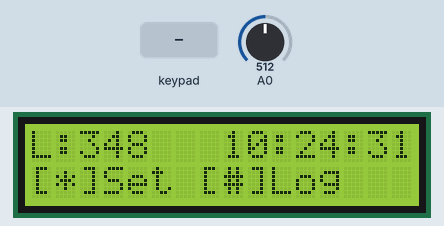
A sketch run on a simulated Arduino Uno, built with avr-gcc and run on an emulated ATmega328P. Parts: 16×2 character LCD. Inputs (shaded band) come from the test bench; at power-on: A0 = 512. The local clock reads 2024-03-15 10:24:30 at power-on unless the sketch sets it; EEPROM starts erased; what the sketch prints to the serial monitor is not drawn.

Above: at 1.7 s.
1.8 s: key '#' pressed
At 3.3 s:
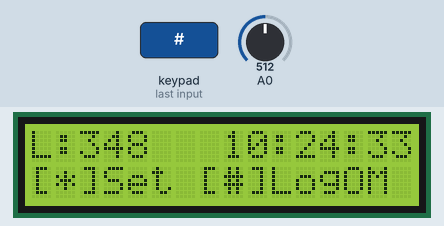
4.1 s: keypad keys 1 3 9 7 2 2 2 # pressed 0.4 s apart
At 8.6 s:
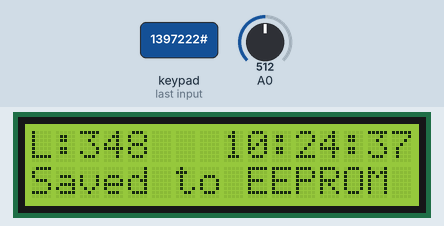
10.2 s: key '*' pressed
At 11.4 s:
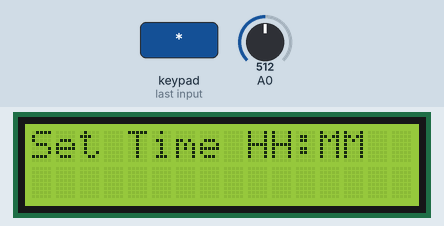
11.7 s: keypad keys 9 1 0 1 1 1 2 pressed 0.4 s apart
At 14.4 s:
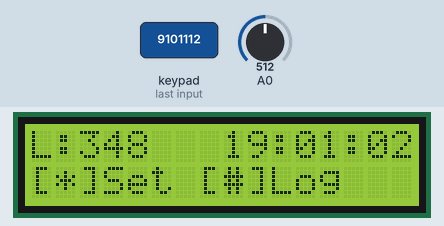
16.0 s: A0 set to 122
At 16.8 s:
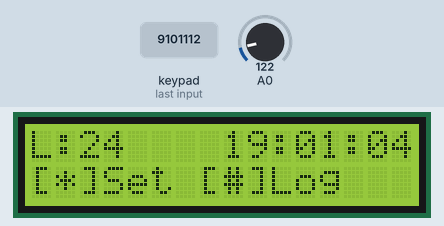
17.5 s: A0 set to 0
At 18.9 s:
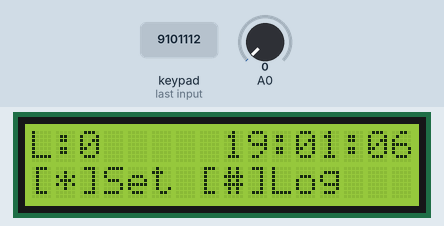
Timing chart, 0 to 20.5 s (numbered marks = the images above; inputs shaded):
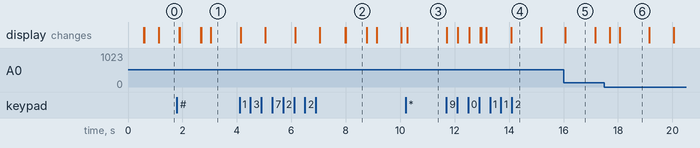

Measured:
- after the input at 1.8 s, the display: first changes after 0.08 s (image 1 shows a later state)
- after the input at 4.1 s, the display: first differs from a run without the input after 3.9 s (image 2 shows a later state)
- after the input at 10.2 s, the display: changes after 0.05 s (image 3)
- after the input at 11.7 s, the display: first changes at once (image 4 shows a later state)
- what the display in image 2 shows lasts 0.8 s, from 8.0 s to 8.8 s
- what the display in image 5 shows lasts 1.1 s, from 16.1 s to 17.2 s

The sketch:

sketch_nov20c.ino
```cpp
#include <Arduino_FreeRTOS.h>
#include <LiquidCrystal_I2C.h>
#include <Wire.h>
#include <RTClib.h>  // Подключаем RTClib
#include <Keypad.h>
#include <EEPROM.h>
#include <queue.h>
#include <semphr.h>

DS1302 rtc;

// LCD
LiquidCrystal_I2C lcd(0x27, 16, 2);

// КЛАВИАТУРА (Настройка для 4x3 или 4x4)
const byte ROWS = 4;
const byte COLS = 4;
char keys[ROWS][COLS] = {
  {'1','2','3', 'A'},
  {'4','5','6', 'B'},
  {'7','8','9', 'C'},
  {'*','0','#', 'D'}
};
byte rowPins[ROWS] = {9, 10, 11, 12};
byte colPins[COLS] = {A1, A2, A3, A4};
Keypad keypad = Keypad( makeKeymap(keys), rowPins, colPins, ROWS, COLS );

// --- ГЛОБАЛЬНЫЕ ПЕРЕМЕННЫЕ RTOS ---
QueueHandle_t xLuxQueue;
QueueHandle_t xLogQueue;
SemaphoreHandle_t xRTCMutex;  // Обязательно нужен мьютекс для RTC

// Структура для логгера (Задание 9)
struct LogData {
  uint8_t day;
  uint8_t month;
  uint8_t hour;
  uint8_t minute;
  uint8_t second;
  float lux;
  char label[8]; // "ManRec" + \0
};

// Калибровочные данные
struct CalibrationPoint {
  int adc;
  float lux;
};
const CalibrationPoint CalibrationData[] = {
  {0, 0.0}, {50, 1.0}, {200, 50.0}, {450, 200.0}, {700, 800.0}, {1023, 2500.0}
};
const int CalibrationSize = sizeof(CalibrationData) / sizeof(CalibrationPoint);

// --- ПРОТОТИПЫ ---
float calculateLuxFromADC(int adcValue);
void vTaskMeasure(void *pvParameters);
void vTaskDisplayUI(void *pvParameters);
void vTaskRTCReport(void *pvParameters);
void vTaskEEPROM(void *pvParameters);

// --- SETUP ---
void setup() {
  Serial.begin(9600);

  // Инициализация LCD
  lcd.init();
  lcd.backlight();

  delay(500); // Даем модулю проснуться
  // Инициализация RTC
  rtc.begin();

  // Проверка, запущены ли часы. Если нет - ставим время компиляции.
  if (!rtc.isrunning()) {
    Serial.println(F("RTC is NOT running!"));
    // Следующая строка устанавливает время компиляции скетча
    rtc.adjust(DateTime(F(__DATE__), F(__TIME__)));
  }

  // Создание ресурсов ОС
  xLuxQueue = xQueueCreate(1, sizeof(float));
  xLogQueue = xQueueCreate(2, sizeof(LogData));
  xRTCMutex = xSemaphoreCreateMutex();

  if (xLuxQueue && xLogQueue && xRTCMutex) {
    // Создание задач
    // Распределение стека критично для Uno (всего 2Кб RAM)
    xTaskCreate(vTaskMeasure, "Meas", 100, NULL, 3, NULL);
    xTaskCreate(vTaskDisplayUI, "UI", 210, NULL, 2, NULL); // UI требует больше стека
    xTaskCreate(vTaskRTCReport, "SerRTC", 130, NULL, 1, NULL);
    xTaskCreate(vTaskEEPROM, "Log", 100, NULL, 1, NULL);

    Serial.println(F("System Started (RTClib version)"));
  } else {
    lcd.print("RAM Fail");
    while(1);
  }
}

void loop() {}

// --- 1. ЗАДАЧА ИЗМЕРЕНИЯ ---
void vTaskMeasure(void *pvParameters) {
  float lux;
  for (;;) {
    int adc = analogRead(A0);
    lux = calculateLuxFromADC(adc);
    xQueueOverwrite(xLuxQueue, &lux);
    vTaskDelay(pdMS_TO_TICKS(200));
  }
}

// --- 2. ЗАДАЧА ИНТЕРФЕЙСА (LCD + KEYPAD) ---
void vTaskDisplayUI(void *pvParameters) {
  float currentLux = 0.0;
  char timeBuffer[10]; // "HH:MM:SS"

  for (;;) {
    // Получаем Lux
    xQueueReceive(xLuxQueue, &currentLux, 0);

    // Получаем Время (RTClib создает объект DateTime, это требует защиты мьютексом)
    DateTime now;
    if (xSemaphoreTake(xRTCMutex, pdMS_TO_TICKS(100)) == pdPASS) {
      now = rtc.now();
      xSemaphoreGive(xRTCMutex);
    }

    // Форматирование времени вручную (sprintf ест много памяти, но удобен)
    sprintf(timeBuffer, "%02d:%02d:%02d", now.hour(), now.minute(), now.second());

    // Вывод на LCD
    lcd.setCursor(0, 0);
    lcd.print("L:"); lcd.print((int)currentLux); lcd.print("   ");
    lcd.setCursor(8, 0);
    lcd.print(timeBuffer);

    lcd.setCursor(0, 1);
    lcd.print("[*]Set [#]Log");

    // Обработка клавиатуры
    char key = keypad.getKey();

    // --- УСТАНОВКА ВРЕМЕНИ (Задание 8) ---
    if (key == '*') {
      lcd.clear();
      lcd.print("Set Time HH:MM");
      lcd.setCursor(0, 1);

      char inputBuf[5]; // 4 цифры + 0
      byte count = 0;

      // Простой цикл ввода (блокирующий эту задачу, но не всю ОС)
      while (count < 4) {
        char k = keypad.getKey();
        if (k >= '0' && k <= '9') {
          inputBuf[count] = k;
          lcd.print(k);
          count++;
        }
        // Важно: даем подышать другим задачам (RTC в serial, измерениям)
        vTaskDelay(pdMS_TO_TICKS(50));
      }

      int h = (inputBuf[0]-'0')*10 + (inputBuf[1]-'0');
      int m = (inputBuf[2]-'0')*10 + (inputBuf[3]-'0');

      if (xSemaphoreTake(xRTCMutex, portMAX_DELAY) == pdPASS) {
        // RTClib требует полной даты для установки времени.
        // Мы берем текущую дату и подставляем новое время.
        DateTime current = rtc.now();
        rtc.adjust(DateTime(current.year(), current.month(), current.day(), h, m, 0));
        xSemaphoreGive(xRTCMutex);
      }
      lcd.clear();
    }

    // --- ЗАПИСЬ В LOG (Задание 9) ---
    else if (key == '#') {
      LogData entry;
      entry.lux = currentLux;
      entry.day = now.day();
      entry.month = now.month();
      entry.hour = now.hour();
      entry.minute = now.minute();
      entry.second = now.second();
      strcpy(entry.label, "ManRec");

      xQueueSend(xLogQueue, &entry, 0);

      lcd.setCursor(0, 1);
      lcd.print("Saved to EEPROM");
      vTaskDelay(pdMS_TO_TICKS(600));
    }

    vTaskDelay(pdMS_TO_TICKS(150));
  }
}

// --- 3. ЗАДАЧА RTC REPORT (SERIAL) ---
void vTaskRTCReport(void *pvParameters) {
  for (;;) {
    if (xSemaphoreTake(xRTCMutex, pdMS_TO_TICKS(200)) == pdPASS) {
      DateTime now = rtc.now();
      xSemaphoreGive(xRTCMutex); // Сразу отдаем мьютекс, чтобы не держать UI

      Serial.print(F("RTC: "));
      Serial.print(now.hour()); Serial.print(':');
      Serial.print(now.minute()); Serial.print(':');
      Serial.println(now.second());
    }
    vTaskDelay(pdMS_TO_TICKS(1000));
  }
}

// --- 4. ЗАДАЧА EEPROM ---
void vTaskEEPROM(void *pvParameters) {
  LogData data;
  int addr = 0;

  for (;;) {
    if (xQueueReceive(xLogQueue, &data, portMAX_DELAY) == pdPASS) {
      Serial.print(F("Writing Log... "));

      EEPROM.put(addr, data);

      Serial.print(F("Addr: ")); Serial.println(addr);

      addr += sizeof(LogData);
      if (addr > (int)(EEPROM.length() - sizeof(LogData))) addr = 0;
    }
  }
}

// --- МАТЕМАТИКА ---
float calculateLuxFromADC(int adcValue) {
   if (adcValue <= CalibrationData[0].adc) return CalibrationData[0].lux;
   if (adcValue >= CalibrationData[CalibrationSize - 1].adc) return CalibrationData[CalibrationSize - 1].lux;

   for (int i = 0; i < CalibrationSize - 1; ++i) {
     if (adcValue >= CalibrationData[i].adc && adcValue <= CalibrationData[i + 1].adc) {
       float x1 = CalibrationData[i].adc; float y1 = CalibrationData[i].lux;
       float x2 = CalibrationData[i+1].adc; float y2 = CalibrationData[i+1].lux;
       return y1 + (adcValue - x1) * (y2 - y1) / (x2 - x1);
     }
   }
   return 0.0;
}
```
